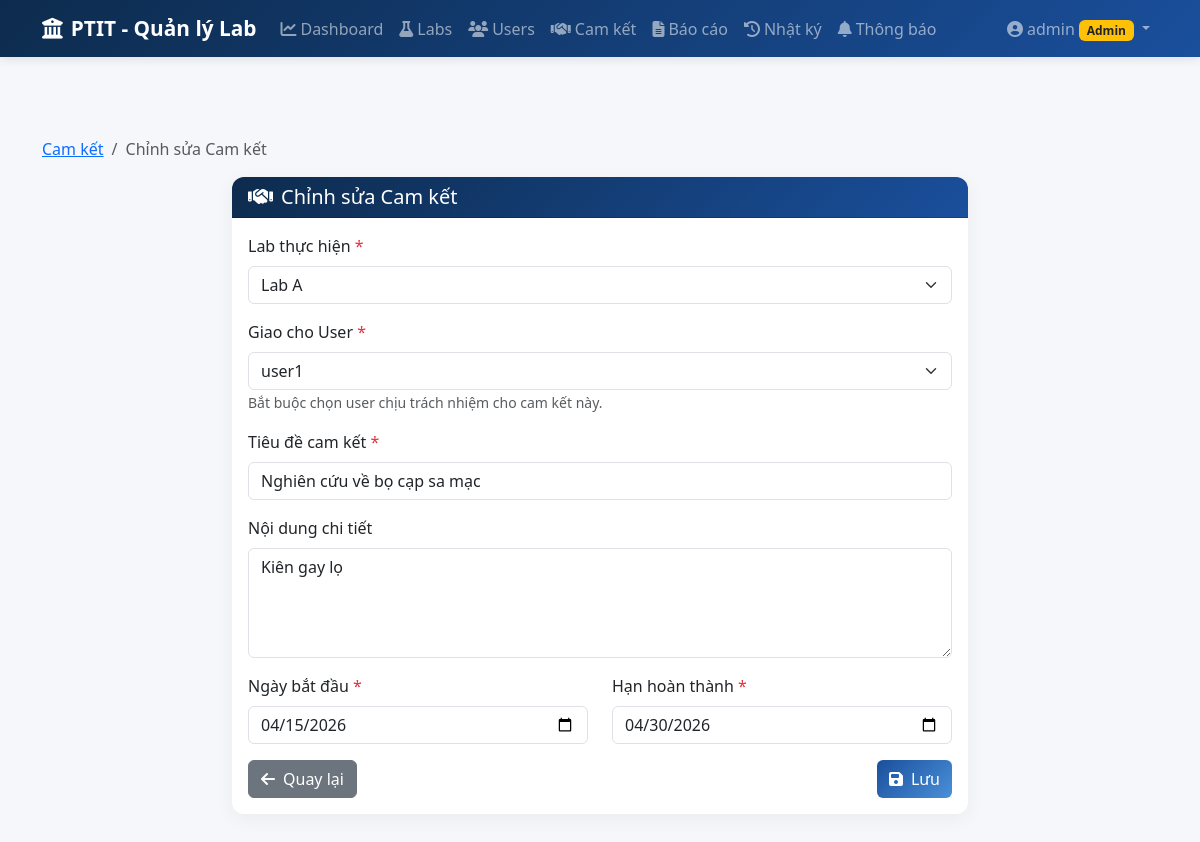
Before: /commitments/edit/1 (signed in) with the older database file.
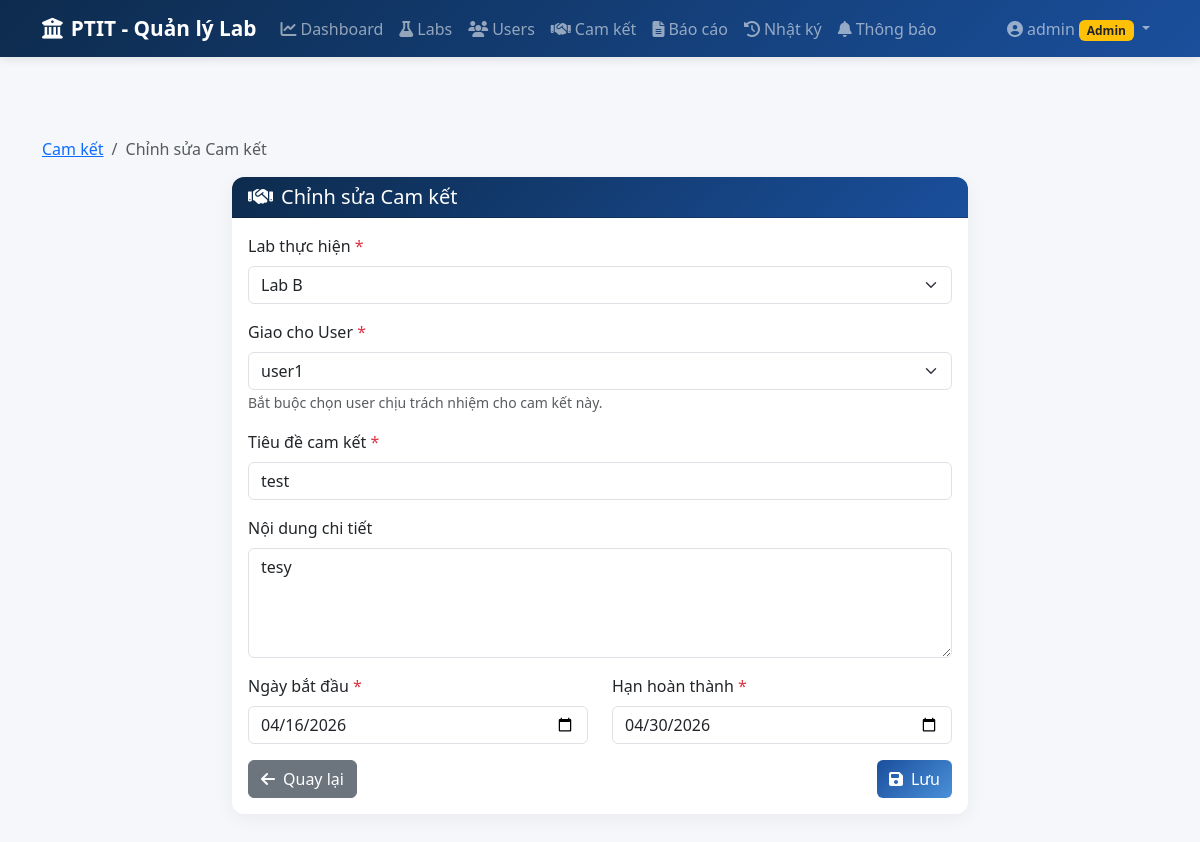
After: the same page with the newer database file.
### models.py (models this page shows, shortened)
class Commitment(db.Model):
    __tablename__ = 'commitments'
    id = db.Column(db.Integer, primary_key=True)
    title = db.Column(db.String(200), nullable=False)
    description = db.Column(db.Text)
    lab_id = db.Column(db.Integer, db.ForeignKey('labs.id'), nullable=False)
    assigned_to = db.Column(db.Integer, db.ForeignKey('users.id'), nullable=True)  # User được giao
    start_date = db.Column(db.Date, nullable=False)
    deadline = db.Column(db.Date, nullable=False)
    progress = db.Column(db.Integer, default=0)  # 0-100
    status = db.Column(db.String(20), default='Mới')  # Mới, Đang thực hiện, Hoàn thành, Quá hạn
    created_by = db.Column(db.Integer, db.ForeignKey('users.id'))
    created_at = db.Column(db.DateTime, default=datetime.utcnow)
    updated_at = db.Column(db.DateTime, default=datetime.utcnow, onupdate=datetime.utcnow)
    creator = db.relationship('User', foreign_keys=[created_by], backref='commitments_created')
    assignee = db.relationship('User', foreign_keys=[assigned_to], backref='tasks_assigned')
    progress_updates = db.relationship('ProgressUpdate', backref='commitment', lazy=True, cascade='all, delete-orphan')

class Lab(db.Model):
    __tablename__ = 'labs'
    id = db.Column(db.Integer, primary_key=True)
    name = db.Column(db.String(100), nullable=False)
    description = db.Column(db.Text)
    manager_name = db.Column(db.String(100))
    email = db.Column(db.String(100))
    created_at = db.Column(db.DateTime, default=datetime.utcnow)
    users = db.relationship('User', backref='lab', lazy=True)
    commitments = db.relationship('Commitment', backref='lab', lazy=True, cascade='all, delete-orphan')

class User(UserMixin, db.Model):
    __tablename__ = 'users'
    id = db.Column(db.Integer, primary_key=True)
    username = db.Column(db.String(50), unique=True, nullable=False)
    password_hash = db.Column(db.String(200), nullable=False)
    role = db.Column(db.String(20), nullable=False)  # 'admin' or 'lab'
    lab_id = db.Column(db.Integer, db.ForeignKey('labs.id', ondelete='SET NULL'), nullable=True)
    def is_admin(self):
        return self.role == 'admin'

### app.py (the view, shortened to what this page needs)
@app.route('/commitments/edit/<int:commitment_id>', methods=['GET', 'POST'])
@login_required
def commitments_edit(commitment_id):
    commitment = Commitment.query.get_or_404(commitment_id)
    if not current_user.is_admin() and commitment.lab_id != current_user.lab_id:
        flash('Bạn không có quyền chỉnh sửa cam kết này.', 'danger')
        return redirect(url_for('dashboard'))
    labs = Lab.query.all()
    lab_users = User.query.filter_by(lab_id=commitment.lab_id, role='lab').all()
    return render_template('commitments/form.html', commitment=commitment, labs=labs,
                           lab_users=lab_users, action='Chỉnh sửa Cam kết')

### app.py (called while the page is built)
@login_manager.user_loader
def load_user(user_id):
    return User.query.get(int(user_id))

def get_csrf_token():
    return generate_csrf_token()

@app.before_request
def csrf_protect():
    if request.method in ('POST', 'PUT', 'DELETE'):
        if request.endpoint == 'login':
            return
        token = request.form.get('_csrf_token') or request.headers.get('X-CSRF-Token')
        if not validate_csrf_token(token):
            flash('Yêu cầu không hợp lệ (CSRF token không đúng). Vui lòng thử lại.', 'danger')
            return redirect(request.referrer or url_for('dashboard'))

### csrf_utils.py (called while the page is built)
def generate_csrf_token():
    from flask import session
    if '_csrf_token' not in session:
        session['_csrf_token'] = secrets.token_hex(32)
    return session['_csrf_token']

### templates/commitments/form.html (shortened to what the changed rows need)
{% extends "base.html" %}
{% block content %}
<div class="row justify-content-center">
    <div class="col-lg-8">
        <div class="card">
            <div class="card-body">
                <form method="POST">
                    {% if current_user.is_admin() %}
                    <div class="mb-3">
                        <label for="lab_id" class="form-label">Lab thực hiện <span class="text-danger">*</span></label>
                        <select class="form-select" id="lab_id" name="lab_id" required>
                            {% for lab in labs %}
                            <option value="{{ lab.id }}" {% if commitment and commitment.lab_id == lab.id %}selected{% endif %}>
                                {{ lab.name }}
                            </option>
                            {% endfor %}
                        </select>
                    </div>
                    {% endif %}
                    <div class="mb-3">
                        <label for="assigned_to" class="form-label">Giao cho User <span class="text-danger">*</span></label>
                        <select class="form-select" id="assigned_to" name="assigned_to" required>
                            {% if lab_users %}
                                {% for user in lab_users %}
                                <option value="{{ user.id }}" {% if commitment and commitment.assigned_to == user.id %}selected{% endif %}>
                                    {{ user.username }}
                                </option>
                                {% endfor %}
                            {% endif %}
                        </select>
                        <small class="form-text text-muted">Bắt buộc chọn user chịu trách nhiệm cho cam kết này.</small>
                    </div>
                    <div class="mb-3">
                        <label for="title" class="form-label">Tiêu đề cam kết <span class="text-danger">*</span></label>
                        <input type="text" class="form-control" id="title" name="title"
                               value="{{ commitment.title if commitment else '' }}" required>
                    </div>
                    <div class="mb-3">
                        <label for="description" class="form-label">Nội dung chi tiết</label>
                        <textarea class="form-control" id="description" name="description"
                                  rows="4">{{ commitment.description if commitment else '' }}</textarea>
                    </div>
                    <div class="row">
                        <div class="col-md-6 mb-3">
                            <label for="start_date" class="form-label">Ngày bắt đầu <span class="text-danger">*</span></label>
                            <input type="date" class="form-control" id="start_date" name="start_date"
                                   value="{{ commitment.start_date.strftime('%Y-%m-%d') if commitment else '' }}" required>
                        </div>
                        <div class="col-md-6 mb-3">
                            <label for="deadline" class="form-label">Hạn hoàn thành <span class="text-danger">*</span></label>
                            <input type="date" class="form-control" id="deadline" name="deadline"
                                   value="{{ commitment.deadline.strftime('%Y-%m-%d') if commitment else '' }}" required>
                        </div>
                    </div>
                </form>
            </div>
        </div>
    </div>
</div>
{% endblock %}

Changed rows visible on the page:
changed Commitment "user1": lab_id "Lab A" → "Lab B"; title "Nghiên cứu về bọ cạp sa mạc" → "test"; description "Kiên gay lọ" → "tesy"; start_date "04/15/2026" → "04/16/2026"
